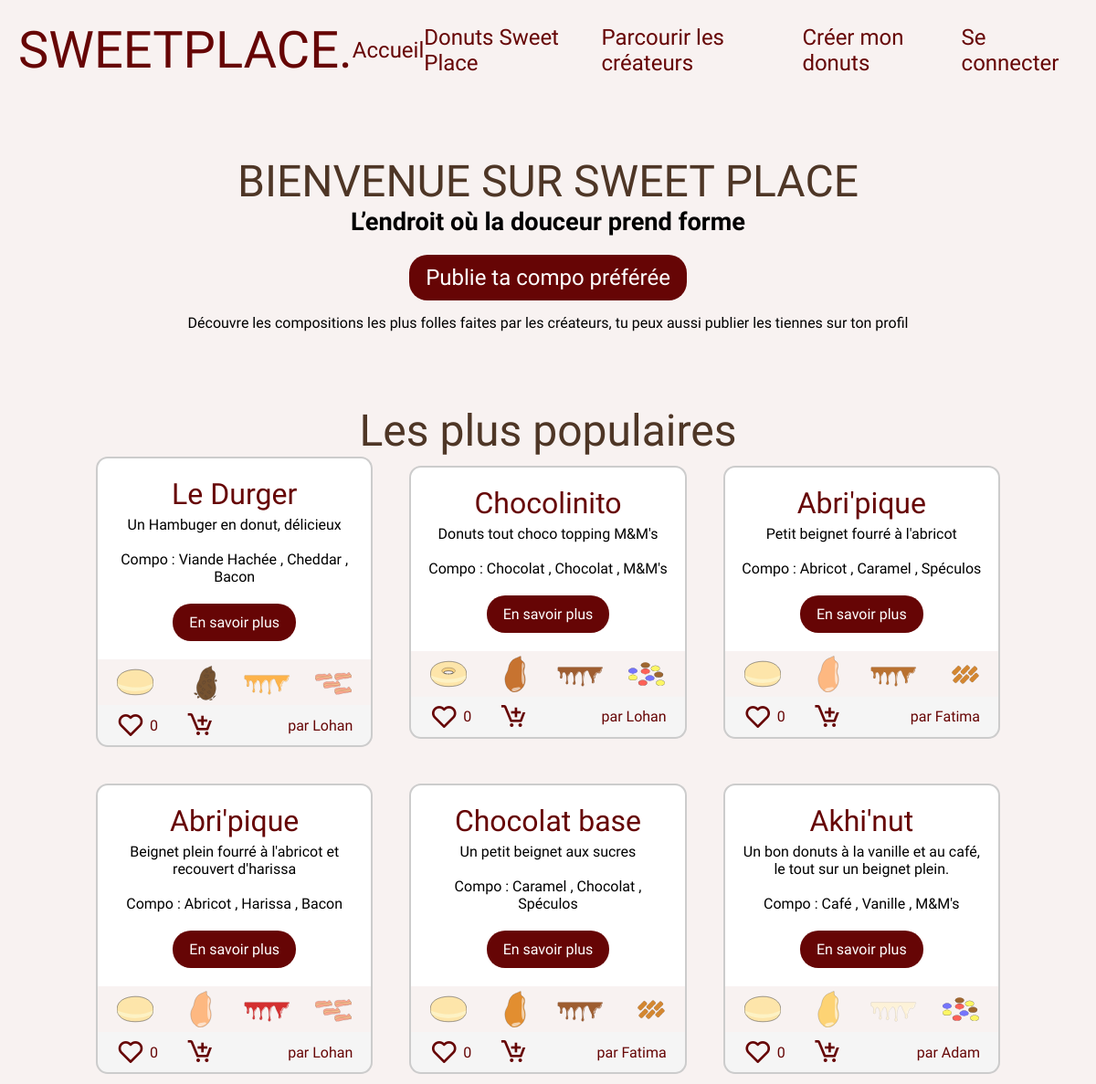
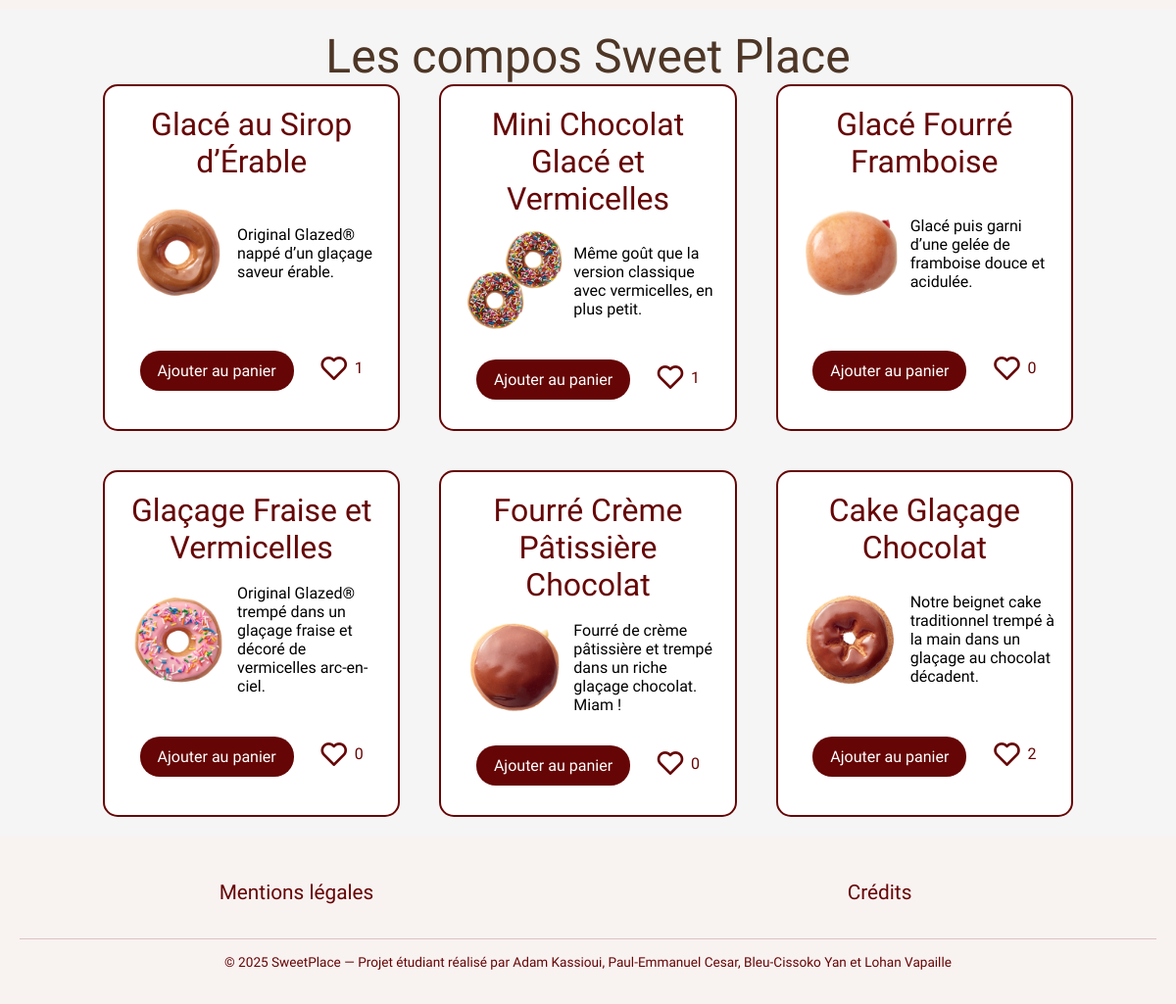
The page / on the database its author committed (2 pictures, top to bottom).
### tables this page shows
CREATE TABLE IF NOT EXISTS `compositions_donuts` (
  `id_composition` int NOT NULL AUTO_INCREMENT,
  `donut_name` varchar(255) DEFAULT NULL,
  `id_beignet` int NOT NULL,
  `id_fourrage` int NOT NULL,
  `id_glacage` int NOT NULL,
  `id_topping` int NOT NULL,
  `id_createur` int NOT NULL,
  `description` text,
  `type` varchar(20) NOT NULL,
  PRIMARY KEY (`id_composition`),
  KEY `fk_beignet` (`id_beignet`),
  KEY `fk_createur` (`id_createur`),
  KEY `fk_fourrage` (`id_fourrage`),
  KEY `fk_glacage` (`id_glacage`),
  KEY `fk_topping` (`id_topping`)
);

CREATE TABLE IF NOT EXISTS `beignets` (
  `id_beignet` int NOT NULL AUTO_INCREMENT,
  `name_beignet` varchar(30) NOT NULL,
  `img_beignets` text NOT NULL,
  `type_beignet` varchar(20) NOT NULL,
  PRIMARY KEY (`id_beignet`)
);

CREATE TABLE IF NOT EXISTS `glacages` (
  `id_glacage` int NOT NULL AUTO_INCREMENT,
  `name_glacage` varchar(40) NOT NULL,
  `img_glacage` text NOT NULL,
  `type_glacage` varchar(20) NOT NULL,
  PRIMARY KEY (`id_glacage`)
);

CREATE TABLE IF NOT EXISTS `topping` (
  `id_topping` int NOT NULL AUTO_INCREMENT,
  `name_topping` varchar(30) NOT NULL,
  `img_topping` text NOT NULL,
  `type_topping` varchar(20) NOT NULL,
  PRIMARY KEY (`id_topping`)
);

CREATE TABLE IF NOT EXISTS `fourrages` (
  `id_fourrage` int NOT NULL AUTO_INCREMENT,
  `name_fourrage` varchar(30) NOT NULL,
  `img_fourrage` text NOT NULL,
  `type_fourrage` varchar(30) NOT NULL,
  PRIMARY KEY (`id_fourrage`)
);

CREATE TABLE IF NOT EXISTS `users` (
  `id_user` int NOT NULL AUTO_INCREMENT,
  `login` varchar(30) NOT NULL,
  `mdp` varchar(90) NOT NULL,
  `photo` text NOT NULL,
  `description` text NOT NULL,
  `admin` int NOT NULL,
  PRIMARY KEY (`id_user`)
);

CREATE TABLE IF NOT EXISTS `nos_donuts` (
  `id_donuts_de_base` int NOT NULL AUTO_INCREMENT,
  `title` varchar(255) DEFAULT NULL,
  `url` varchar(255) DEFAULT NULL,
  `img` varchar(255) DEFAULT NULL,
  `imgAlt` varchar(255) DEFAULT NULL,
  `bannerUrl` varchar(255) DEFAULT NULL,
  `nutritionalFacts` varchar(255) DEFAULT NULL,
  `description` text,
  PRIMARY KEY (`id_donuts_de_base`)
);

### models/donuts_users.php (called while the page is built)
<?php
function getDonutsUsers(PDO $pdo, int $userId = 0, int $limit = 0, bool $random = false): array
{
    $sql = "
    SELECT
        c.id_composition,
        c.donut_name,
        c.description,
        c.type AS composition_type,
        u.id_user,
        u.login,
        -- beignet
        b.id_beignet,
        b.name_beignet,
        b.img_beignets,
        b.type_beignet,
        -- fourrage
        f.id_fourrage,
        f.name_fourrage,
        f.img_fourrage,
        f.type_fourrage,
        -- glacage
        g.id_glacage,
        g.name_glacage,
        g.img_glacage,
        g.type_glacage,
        -- topping
        t.id_topping,
        t.name_topping,
        t.img_topping,
        t.type_topping,
        COALESCE(l.likes, 0) AS likes,
        EXISTS(
          SELECT 1 FROM fk_like f2
          WHERE f2.id_compositions_donuts = c.id_composition
            AND f2.id_users = :userId
        ) AS already_liked
    FROM compositions_donuts c
    JOIN users u ON c.id_createur = u.id_user
    LEFT JOIN beignets b ON c.id_beignet = b.id_beignet
    LEFT JOIN fourrages f ON c.id_fourrage = f.id_fourrage
    LEFT JOIN glacages g ON c.id_glacage = g.id_glacage
    LEFT JOIN topping t ON c.id_topping = t.id_topping
    LEFT JOIN (
        SELECT id_compositions_donuts, COUNT(*) AS likes
        FROM fk_like
        GROUP BY id_compositions_donuts
    ) l ON l.id_compositions_donuts = c.id_composition
    ";
    if ($random) {
        $sql .= " ORDER BY RAND() ";
    } else {
        $sql .= " ORDER BY c.id_composition DESC ";
    }
    if ($limit > 0) {
        $sql .= " LIMIT :limit";
    }
    $stmt = $pdo->prepare($sql);
    $stmt->bindValue(':userId', $userId, PDO::PARAM_INT);
    if ($limit > 0) {
        $stmt->bindValue(':limit', $limit, PDO::PARAM_INT);
    }
    $stmt->execute();
    return $stmt->fetchAll(PDO::FETCH_ASSOC);
}

### models/donuts_sweetplace.php (called while the page is built)
<?php
function getDonutsSweetplace(PDO $pdo, int $userId = 0, int $limit = 0, bool $random = false): array
{
    $sql = "
        SELECT d.id_donuts_de_base,
               d.title,
               d.img,
               d.imgAlt,
               d.description,
               COALESCE(l.likes, 0) AS likes,
               EXISTS(
                 SELECT 1 FROM fk_like_base f
                 WHERE f.id_donuts_de_base = d.id_donuts_de_base
                   AND f.id_users = :userId
               ) AS already_liked
        FROM nos_donuts d
        LEFT JOIN (
            SELECT id_donuts_de_base, COUNT(*) AS likes
            FROM fk_like_base
            GROUP BY id_donuts_de_base
        ) l ON l.id_donuts_de_base = d.id_donuts_de_base
    ";
    if ($random) {
        $sql .= " ORDER BY RAND() ";
    } else {
        $sql .= " ORDER BY d.id_donuts_de_base DESC ";
    }
    if ($limit > 0) {
        $sql .= " LIMIT :limit";
    }
    $stmt = $pdo->prepare($sql);
    $stmt->bindValue(':userId', $userId, PDO::PARAM_INT);
    if ($limit > 0) {
        $stmt->bindValue(':limit', $limit, PDO::PARAM_INT);
    }
    $stmt->execute();
    return $stmt->fetchAll(PDO::FETCH_ASSOC);
}

### views/_donuts_users.php (the view, shortened to what this page needs)
<div data-id="<?= htmlspecialchars($donut['id_composition']) ?>" class="onecard-container">
    <div class="card userdonuts">
        <div class="laterale-barre composition">
            <?php if (!empty($donut['img_beignets'])): ?>
                <img class="layer" src="<?= htmlspecialchars($donut['img_beignets'], ENT_QUOTES); ?>">
            <?php endif; ?>
            <?php if (!empty($donut['img_glacage'])): ?>
                <img class="layer imgbig" src="<?= htmlspecialchars($donut['img_glacage'], ENT_QUOTES); ?>">
            <?php endif; ?>
            <?php if (!empty($donut['img_topping'])): ?>
                <img class="layer" src="<?= htmlspecialchars($donut['img_topping'], ENT_QUOTES); ?>">
            <?php endif; ?>
        </div>
        <h3><?= htmlspecialchars($donut['donut_name']) ?></h3>
        <div class="content">
            <p class="desc-donuts"><?= htmlspecialchars($donut['description']) ?>
                <br><br>Compo : <?php if (!empty($donut['name_fourrage'])): ?>
                    <?= htmlspecialchars($donut['name_fourrage']) ?>
                <?php endif; ?>,<?php if (!empty($donut['name_glacage'])): ?>
                    <?= htmlspecialchars($donut['name_glacage']) ?>
                <?php endif; ?>,<?php if (!empty($donut['name_topping'])): ?>
                    <?= htmlspecialchars($donut['name_topping']) ?>
                <?php endif; ?>
            </p>
        </div>
        <div class="addcart">
            <a href="details_donuts.php?id=<?= $donut['id_composition'] ?>" class=" know-more  btn">
                En savoir plus
            </a>
        </div>
    </div>
    <div class="interaction">
        <div class="int-left">
            <div class="like">
                <i class="btnlike bx <?= $donut['already_liked'] ? 'bxs-heart' : 'bx-heart' ?>"
                    data-id="<?= $donut['id_composition'] ?>"
                    data-liked="<?= $donut['already_liked'] ? '1' : '0' ?>"></i>
                <p class="nb_like"><?= $donut['likes'] ?></p>
            </div>
            <a href="addpanier.php?id=<?= $donut['id_composition'] ?>" class="useraddcart">
                <i class='bx bx-cart-add'></i>
            </a>
        </div>
        <a class="creator" href="profil.php?id=<?= (int) $donut['id_user'] ?>">
            par <?= htmlspecialchars($donut['login'] ?? '', ENT_QUOTES) ?>
        </a>
    </div>
</div>

### index.php (shortened to what this page needs)
<?php
require 'config.php';
require 'models/donuts_sweetplace.php';
require 'models/donuts_users.php';
$userId = $_SESSION['id'] ?? 0;
$donutsSweetplace = getDonutsSweetplace($pdo, $userId, 6, true);
$donutsUsers = getDonutsUsers($pdo, $userId, 6, true);
?>
<!DOCTYPE html>
<html lang="fr">
<head>
    <?php include 'css/links.php'; ?>
</head>
<?php include 'header/header.php'; ?>
<body>
    <div class="welcome">
        <div class="content">
            <h1><span class="onlydesk">BIENVENUE SUR</span> SWEET PLACE</h1>
            <p class='slogan'>L’endroit où la douceur prend forme</p>
            <a href="creersondonuts.php" class="btncta">Publie ta compo préférée</a>
            <p class="phrase_accroche">Découvre les compositions les plus folles faites par les créateurs, tu peux aussi
                publier les tiennes sur ton profil </p>
        </div>
    </div>
    <div class="tendances">
        <h2>Les plus populaires</h2>
        <div class="cards-container">
            <?php foreach ($donutsUsers as $donut): ?>
                <?php include 'views/_donuts_users.php'; ?>
            <?php endforeach; ?>
        </div>
    </div>
    <div class="tendances nosdonuts">
        <h2>Les compos Sweet Place</h2>
        <div class="cards-container">
            <?php foreach ($donutsSweetplace as $donut): ?>
                <?php include 'views/_donuts_sweetplace_card.php'; ?>
            <?php endforeach; ?>
        </div>
    </div>
    <?php include 'footer/footer.php'; ?>
</body>
</html>

### css/links.php (shortened to what this page needs)
<link rel="stylesheet" href="css/styles.css">
<link rel="stylesheet" href="css/header.css">
<link rel="stylesheet" href="css/footer.css">
<link href='https://unpkg.com/boxicons@2.1.4/css/boxicons.min.css' rel='stylesheet'>

### header/header.php (shortened to what this page needs)
<?php
$cartCount = 0;
?>
<header>
  <nav class="desk">
    <p class="logo">SWEETPLACE.</p>
    <ul>
      <li><a href="index.php">Accueil</a></li>
      <li><a href="donuts_sweetplace.php">Donuts Sweet Place</a></li>
      <li><a href="parcourir.php">Parcourir les créateurs</a></li>
      <li><a href="creersondonuts.php">Créer mon donuts</a></li>
      <?php if (isset($_SESSION['id'])): ?>
        <li>
          <a href="panier.php?id=<?php echo $_SESSION['id']; ?>">
            <i class="bx bxs-cart"></i>
            <span id="cart-count"><?php echo $cartCount; ?></span>
          </a>
        </li>
        <li><a href="profil.php?id=<?php echo $_SESSION['id']; ?>"><i class="bx bxs-user-circle"></i></a></li>
        <li><a href="logout.php"><i class="bx bx-log-out"></i></a></li>
      <?php else: ?>
        <li><a href="connexion.php">Se connecter</a></li>
      <?php endif; ?>
    </ul>
  </nav>
</header>

### views/_donuts_sweetplace_card.php
<div class="card sweetplacedonuts">
    <h3><?= htmlspecialchars($donut['title']) ?></h3>
    <div class="content">
        <img src="<?= htmlspecialchars($donut['img']) ?>" alt="<?= htmlspecialchars($donut['imgAlt']) ?>">
        <p class="compo"><?= htmlspecialchars($donut['description']) ?></p>
    </div>
    <div class="addcart">
        <a href="addpanier.php?id=<?= $donut['id_donuts_de_base'] ?>" class="btn">Ajouter au panier</a>
        <div class="like">
            <i class="bx btnlike <?= $donut['already_liked'] ? 'bxs-heart' : 'bx-heart' ?>"
                data-id="<?= $donut['id_donuts_de_base'] ?>" data-source="base"
                data-liked="<?= $donut['already_liked'] ? '1' : '0' ?>"></i>
            <p class="nb_like"><?= $donut['likes'] ?></p>
        </div>
    </div>
</div>

### footer/footer.php
<footer>
    <div class="footer-container">
        <div class="footer-left">
            <h3><a href="">Mentions légales</a></h3>
        </div>
        <div class="footer-right">
            <h3><a href="">Crédits</a></h3>
        </div>
    </div>
    <div class="footer-bottom">
        © 2025 SweetPlace — Projet étudiant réalisé par Adam Kassioui, Paul-Emmanuel Cesar, Bleu-Cissoko Yan et Lohan
        Vapaille
    </div>
</footer>

### css/styles.css (style rules this page uses)
:root { --mainfont: "Modak", system-ui; --textfont: "Mada", sans-serif; --maincolor: #f8f2f1; --textcolor: #4e3626; }
*, *::after, *::before { box-sizing: border-box; }
body { margin: 0; padding: 0; background-color: var(--maincolor); font-family: var(--textfont); }
h1, h2 { font-family: var(--mainfont); color: #4e3626; font-weight: 400; margin: 0; font-size: 3rem; }
p { margin: 0; }
.creator { text-decoration: none; color: #660505; }
.welcome { width: 100%; height: auto; padding: 30px; display: flex; justify-content: center; align-items: center; }
.welcome .content { display: flex; flex-direction: column; align-items: center; justify-content: center; font-family: var(--textfont); width: 90%; height: 90%; }
.slogan { font-size: 1.7rem; font-weight: 600; text-align: center; }
.btncta { text-decoration: none; color: white; background-color: var(--textcolor); font-family: var(--mainfont); font-size: 1.5rem; padding: 8px 15px; border: 3px solid transparent; border-radius: 20px; margin-top: 20px; transition: 0.2s ease; margin-bottom: 15px; }
.welcome .phrase_accroche { color: black; font-size: 1rem; }
.welcome .content { padding: 30px; }
.tendances { padding: 20px; display: flex; flex-direction: column; }
h2 { margin: auto; }
h3 { font-family: var(--mainfont); font-weight: 400; color: var(--textcolor); font-size: 2rem; margin: 5px; }
.cards-container { display: grid; grid-template-columns: repeat(auto-fit, minmax(300px, 1fr)); gap: 40px; align-items: stretch; width: min(100%, 990px); margin: 0 auto; }
.nosdonuts { background-color: whitesmoke; }
.nosdonuts .card { border-color: var(--textcolor); }
.card { background-color: white; border-radius: 15px; padding: 15px; text-align: center; display: flex; flex-direction: column; align-items: center; justify-content: center; transition: 0.2s ease; position: relative; }
.onecard-container { transition: 0.2s ease; text-align: center; justify-content: center; align-content: center; height: 100%; }
.userdonuts { padding-bottom: 55px; border-radius: 13px 13px 0px 0px; border-top: 2px solid #ccc; border-right: 2px solid #ccc; border-left: 2px solid #ccc; }
.laterale-barre { position: absolute; bottom: 0px; width: 100%; height: 50px; background-color: var(--maincolor); display: flex; justify-content: space-around; align-items: center; padding: 5px; }
.laterale-barre img { width: 40px; height: 100%; opacity: 0.8; }
.laterale-barre .imgbig { object-fit: cover; object-position: auto; transform: scale(4); transform-origin: center; padding-right: 10px; padding-top: 3px; }
.card .content, .card .addcart, .interaction { display: flex; flex-grow: 1; align-items: center; }
.interaction { justify-content: space-between; padding: 5px 20px 5px 20px; z-index: 22; background-color: whitesmoke; border-left: 2px solid #ccc; border-bottom: 2px solid #ccc; border-right: 2px solid #ccc; border-radius: 0px 0px 13px 13px; }
.card .content .desc-donuts { width: 100%; }
.card a { z-index: 20; }
.addcart { gap: 25px; }
.int-left { display: flex; align-items: center; gap: 30px; }
.addcart i, .int-left i { font-size: 2rem; color: #660505; }
.like i { font-size: 2rem; color: var(--textcolor); }
.like { display: flex; gap: 5px; align-items: center; }
.nb_like { color: var(--textcolor); }
.content img { width: 120px; z-index: 1; }
.interaction a { z-index: 20; }
.sweetplacedonuts { border: solid 2px var(--textcolor); }
.sweetplacedonuts .content p { width: 60%; text-align: left; }
.btn { text-decoration: none; color: white; background-color: var(--textcolor); font-size: 1rem; padding: 8px 15px; border: 3px solid transparent; border-radius: 20px; margin-top: 20px; transition: 0.2s ease; margin-bottom: 15px; }

### css/footer.css (style rules this page uses)
footer { background-color: var(--maincolor); color: var(--textcolor); font-family: var(--textfont); padding: 40px 20px 20px 20px; font-size: 0.9rem; }
footer a { color: var(--textcolor); text-decoration: none; }
footer h3 { font-family: var(--mainfont); font-size: 1.3rem; margin-bottom: 15px; }
.footer-container { display: flex; gap: 30px; }
.footer-container > div { flex: 1 1 300px; }
.footer-right, .footer-left { display: flex; flex-direction: column; align-items: center; }
.footer-bottom { text-align: center; padding: 15px 0; font-size: 0.85rem; border-top: 1px solid #66050533; margin-top: 20px; }

### rows shown on the page
compositions_donuts: id_beignet.img_beignets (picture), id_glacage.img_glacage (picture), id_topping.img_topping (picture), donut_name "Le Durger", description "Un Hambuger en donut, délicieux", id_fourrage.name_fourrage "Viande Hachée", id_glacage.name_glacage "Cheddar", id_topping.name_topping "Bacon", likes "0", id_createur.login "Lohan"
compositions_donuts: id_beignet.img_beignets (picture), id_glacage.img_glacage (picture), id_topping.img_topping (picture), donut_name "Chocolinito", description "Donuts tout choco topping M&M's", id_fourrage.name_fourrage "Chocolat", id_glacage.name_glacage "Chocolat", id_topping.name_topping "M&M's", likes "0", id_createur.login "Lohan"
compositions_donuts: id_beignet.img_beignets (picture), id_glacage.img_glacage (picture), id_topping.img_topping (picture), donut_name "Abri'pique", description "Petit beignet fourré à l'abricot", id_fourrage.name_fourrage "Abricot", id_glacage.name_glacage "Caramel", id_topping.name_topping "Spéculos", likes "0", id_createur.login "Fatima"
compositions_donuts: id_beignet.img_beignets (picture), id_glacage.img_glacage (picture), id_topping.img_topping (picture), donut_name "Abri'pique", description "Beignet plein fourré à l'abricot et recouvert d'harissa", id_fourrage.name_fourrage "Abricot", id_glacage.name_glacage "Harissa", id_topping.name_topping "Bacon", likes "0", id_createur.login "Lohan"
compositions_donuts: id_beignet.img_beignets (picture), id_glacage.img_glacage (picture), id_topping.img_topping (picture), donut_name "Chocolat base", description "Un petit beignet aux sucres", id_fourrage.name_fourrage "Caramel", id_glacage.name_glacage "Chocolat", id_topping.name_topping "Spéculos", likes "0", id_createur.login "Fatima"
compositions_donuts: id_beignet.img_beignets (picture), id_glacage.img_glacage (picture), id_topping.img_topping (picture), donut_name "Akhi'nut", description "Un bon donuts à la vanille et au café, le tout sur un beignet plein.", id_fourrage.name_fourrage "Café", id_glacage.name_glacage "Vanille", id_topping.name_topping "M&M's", likes "0", id_createur.login "Adam"
nos_donuts: title "Glacé au Sirop d’Érable", img (picture), description "Original Glazed® nappé d’un glaçage saveur érable.", likes "1"
nos_donuts: title "Mini Chocolat Glacé et Vermicelles", img (picture), description "Même goût que la version classique avec vermicelles, en plus petit.", likes "1"
nos_donuts: title "Glacé Fourré Framboise", img (picture), description "Glacé puis garni d’une gelée de framboise douce et acidulée.", likes "0"
nos_donuts: title "Glaçage Fraise et Vermicelles", img (picture), description "Original Glazed® trempé dans un glaçage fraise et décoré de vermicelles arc-en-ciel.", likes "0"
nos_donuts: title "Fourré Crème Pâtissière Chocolat", img (picture), description "Fourré de crème pâtissière et trempé dans un riche glaçage chocolat. Miam !", likes "0"
nos_donuts: title "Cake Glaçage Chocolat", img (picture), description "Notre beignet cake traditionnel trempé à la main dans un glaçage au chocolat décadent.", likes "2"
